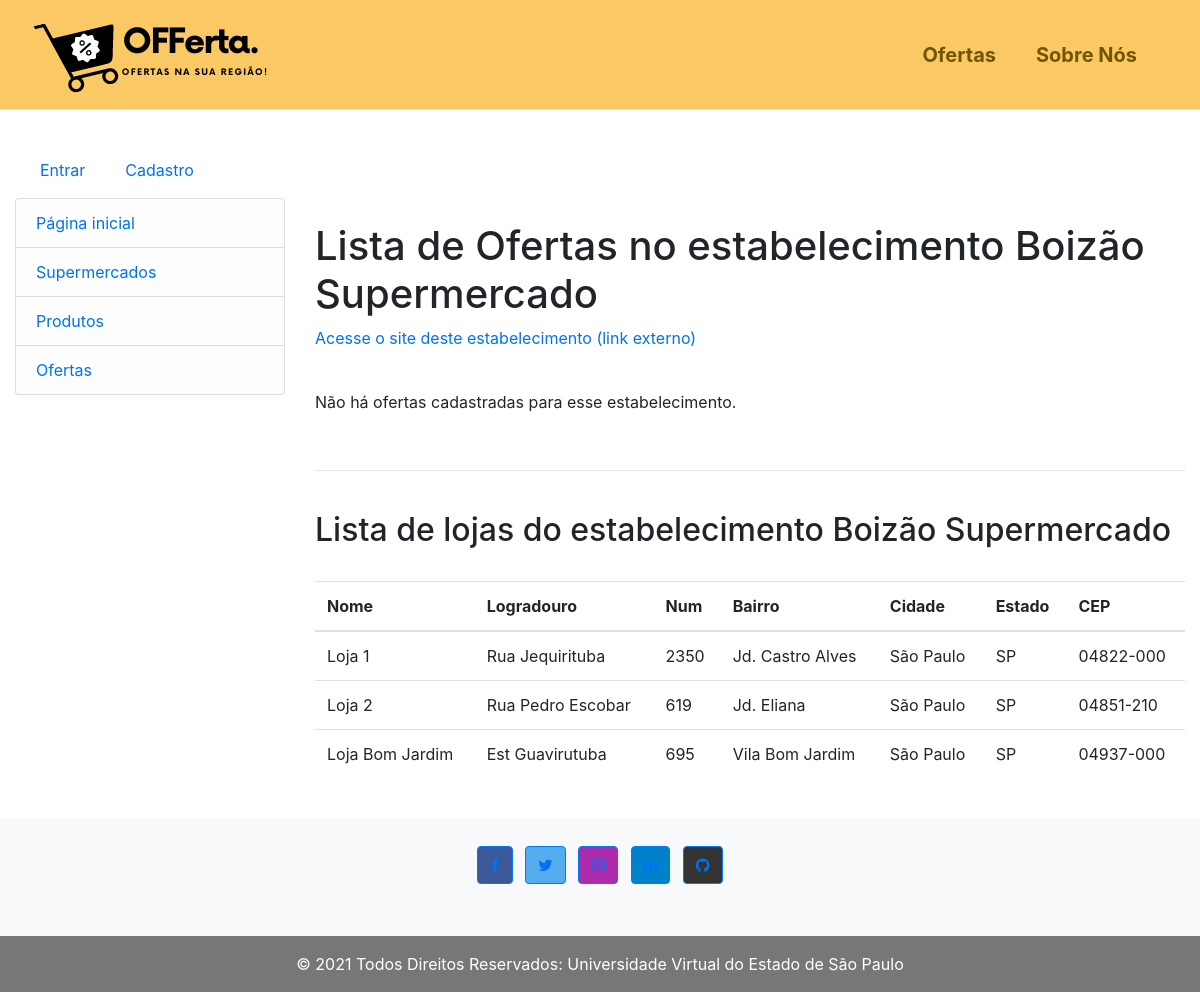
The page /ofertas/ofertasporsuper/1 on the database its author committed.
### ofertas/models.py (models this page shows, shortened)
class Supermercado(models.Model):
    nome = models.CharField(max_length=50, help_text='Insira o nome de um mercado')
    imagem = models.ImageField(upload_to='supermercados/%Y/%m/%d', blank=True)
    site = models.CharField(max_length=50, help_text='Insira o site com http://', blank=True)
    class Meta:
        ordering = ['nome']

class Loja(models.Model):
    sm = models.ForeignKey('Supermercado', on_delete=models.SET_NULL, null=True)
    nome = models.CharField(max_length=50)
    lograd = models.CharField(max_length=50)
    num = models.PositiveIntegerField()
    bairro = models.CharField(max_length=50)
    cidade = models.CharField(max_length=50)
    ESTADOS = (
        ('AC',	'Acre'),
        ('AL',	'Alagoas'),
        ('AP',	'Amapá'),
        ('AM',	'Amazonas'),
        ('BA',	'Bahia'),
        ('CE',	'Ceará'),
        ('DF',	'Distrito Federal'),
        ('ES',	'Espírito Santo'),
        ('GO',	'Goiás'),
        ('MA',	'Maranhão'),
        ('MT',	'Mato Grosso'),
        ('MS',	'Mato Grosso do Sul'),
        ('MG',	'Minas Gerais'),
        ('PA',	'Pará'),
        ('PB',	'Paraíba'),
        ('PR',	'Paraná'),
        ('PE',	'Pernambuco'),
        ('PI',	'Piauí'),
        ('RJ',	'Rio de Janeiro'),
        ('RN',	'Rio Grande do Norte'),
        ('RS',	'Rio Grande do Sul'),
        ('RO',	'Rondônia'),
        ('RR',	'Roraima'),
        ('SC',	'Santa Catarina'),
        ('SP',	'São Paulo'),
        ('SE',	'Sergipe'),
        ('TO',	'Tocantins'),
    )
    estado = models.CharField(
        max_length=2,
        choices=ESTADOS,
        default='SP',
    )
    cep = models.CharField(max_length=9, help_text='Formato 00000-000')
    class Meta:
        ordering = ['nome']

### ofertas/views.py (the view)
# urls.py: path('ofertasporsuper/<int:pk>', views.ofertasporsuper, name='ofertasporsuper'),
def ofertasporsuper(request, pk):
	today = date.today()
	super = Supermercado.objects.get(id=pk)
	ofertasporsuper = Em_Oferta.objects.filter(sm__id__exact=pk,fim__gte=today)
	lojas = Loja.objects.filter(sm__id__exact=pk)
	context = {
		'super': super,
		'ofertasporsuper': ofertasporsuper,
		'lojas': lojas,
	}
	return render(request, 'ofertasporsuper.html', context=context)

### ofertas/templates/ofertasporsuper.html
{% extends "base_generic.html" %}
{% block content %}
  <h1>Lista de Ofertas no estabelecimento {{ super.nome }}</h1>
	{% if super.site %}
	<p><a href="{{super.site}}">Acesse o site deste estabelecimento (link externo)</a></p>
	{% endif %}
  {% if ofertasporsuper %}
  <div class="table-responsive">
  <table id="tabela" class="table table-hover"><thead>
	   <tr>
			<th><input type="text" id="txtColuna1" value="" placeholder="Filtre por produto aqui"/></th>
			<th></th>
			<th></th>
			<th></th>
	  </tr>
      <tr>
        <th>Produto</th>
        <th>Preço</th>
        <th>Período*</th>
		<th>Obs</th>
	  </tr>
    </thead>
	<tbody>
	{% for ofertaporsuper in ofertasporsuper %}
      <tr>
        <td>{{ ofertaporsuper.pd }}</td>
		<td><strong>R${{ ofertaporsuper.preco }}</strong></td>
		<td>de {{ ofertaporsuper.inicio }} à {{ ofertaporsuper.fim }}</td>
		{% if ofertaporsuper.obs %}
		<td>{{ ofertaporsuper.obs }}</td>
		{% else %}
		<td></td>
		{% endif %}
      </tr>
    {% endfor %}
	</tbody>
	</table>
	</div>
	  <p>*Ou enquanto durarem os estoques</p>
  {% else %}
    <p>Não há ofertas cadastradas para esse estabelecimento.</p>
  {% endif %}
  <hr>
  <h2>Lista de lojas do estabelecimento {{ super.nome }}</h2>
  {% if lojas %}
  <div class="table-responsive">
  <table id="tabela" class="table table-hover"><thead>
        <tr>
        <th>Nome</th>
        <th>Logradouro</th>
        <th>Num</th>
		<th>Bairro</th>
		<th>Cidade</th>
		<th>Estado</th>
		<th>CEP</th>
	  </tr>
    </thead>
	<tbody>
	{% for loja in lojas %}
      <tr>
        <td>{{ loja.nome }}</td>
		<td>{{ loja.lograd }}</td>
		<td>{{ loja.num }}</td>
		<td>{{ loja.bairro }}</td>
		<td>{{ loja.cidade }}</td>
		<td>{{ loja.estado }}</td>
		<td>{{ loja.cep }}</td>
      </tr>
    {% endfor %}
	</tbody>
	</table>
	</div>
  {% else %}
    <p>Não há lojas cadastradas para esse estabelecimento.</p>
  {% endif %}
{% endblock %}

### ofertas/static/css/styles.css (style rules this page uses)
h1 { font-size: 40px; }
body { margin: 0; padding: 0; box-sizing: border-box; max-width: 100%; overflow-y: overlay !important; overflow-x: auto; overflow-wrap: break-word; }
a:link { color: #0072ee; }

### rows shown on the page
Supermercado: nome "Boizão Supermercado"
Loja: nome "Loja 1", lograd "Rua Jequirituba", num "2350", bairro "Jd. Castro Alves", cidade "São Paulo", estado "SP", cep "04822-000"
Loja: nome "Loja 2", lograd "Rua Pedro Escobar", num "619", bairro "Jd. Eliana", cidade "São Paulo", estado "SP", cep "04851-210"
Loja: nome "Loja Bom Jardim", lograd "Est Guavirutuba", num "695", bairro "Vila Bom Jardim", cidade "São Paulo", estado "SP", cep "04937-000"
